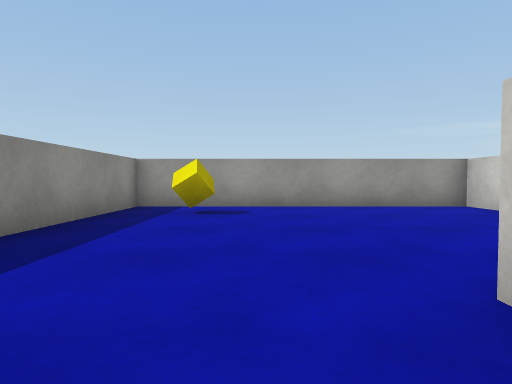
View 1 (above)

17 first-person views from a walk through a Unity game level. The camera is 0.55 m above the floor, tilts 2° down and sees 75° across. The floor is counted in squares, 1 m on a side. Each view is taken from the middle of a square. On the plan, view 1 faces up. The plan holds only what a view shows up to about 9 squares ahead; the rest is blank. The place goes on beyond the plan. The player character is not drawn. Surface patterns are stand-ins for the level's own textures.

View 2
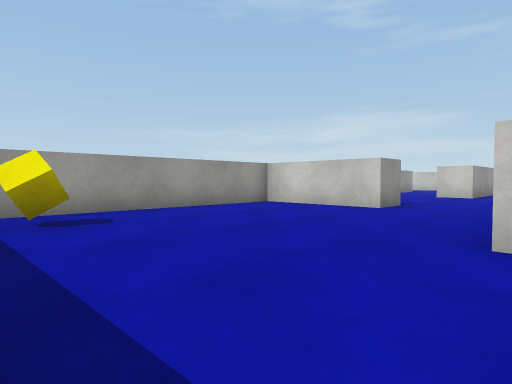

View 3
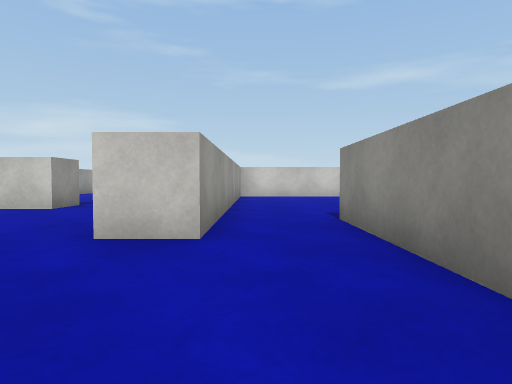

View 4
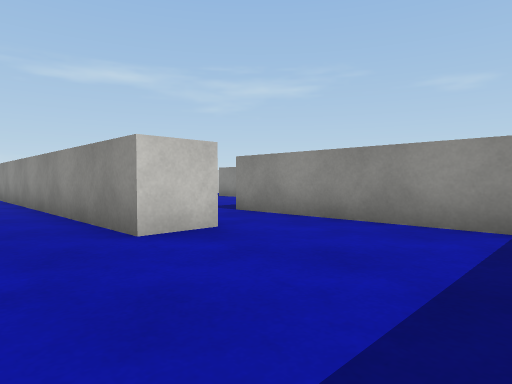

View 5
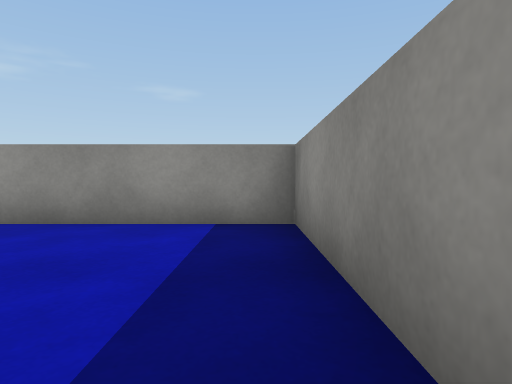

View 6
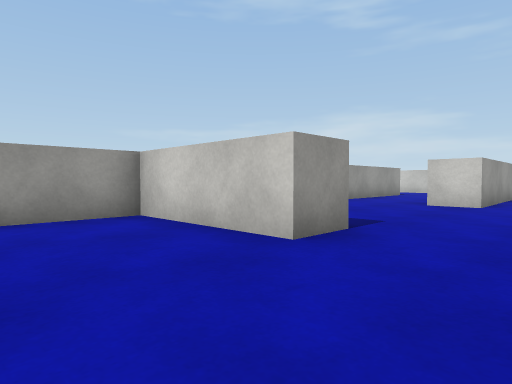

View 7
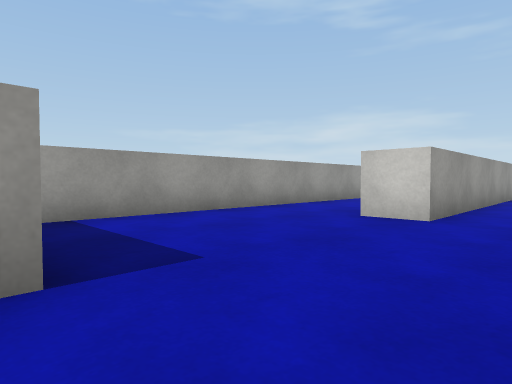

View 8
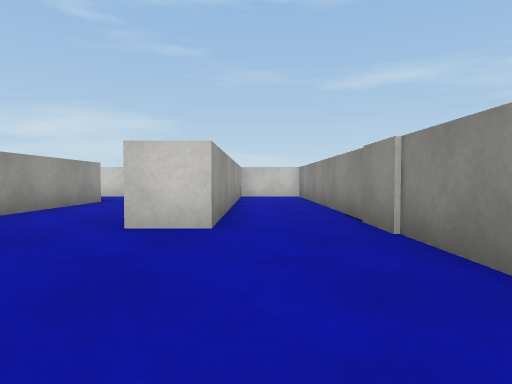

View 9
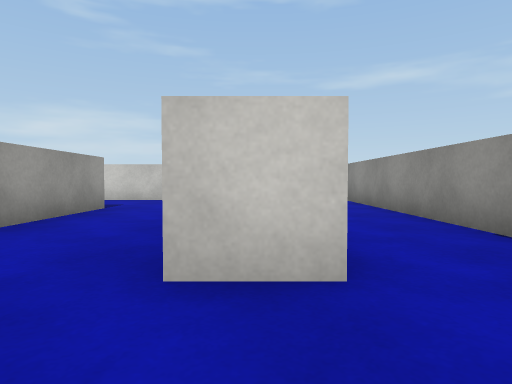

View 10
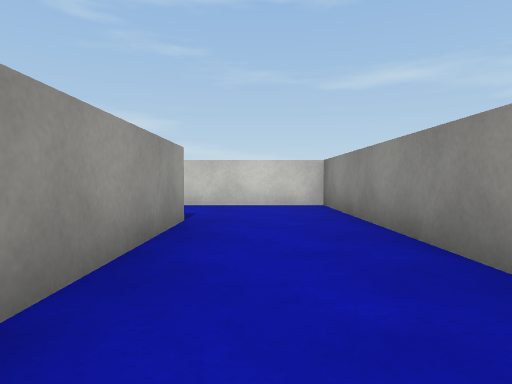

View 11
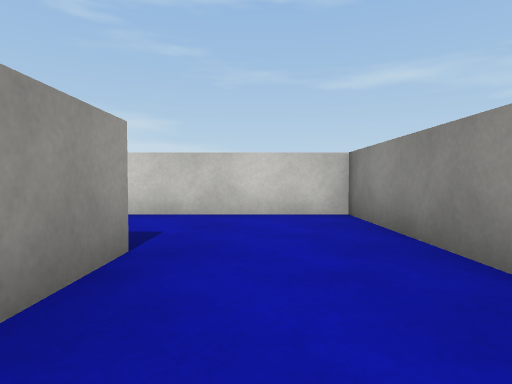

View 12
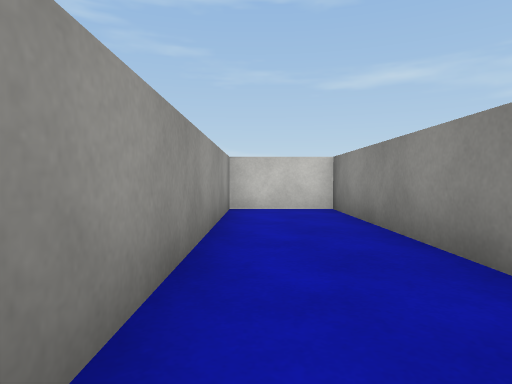

View 13
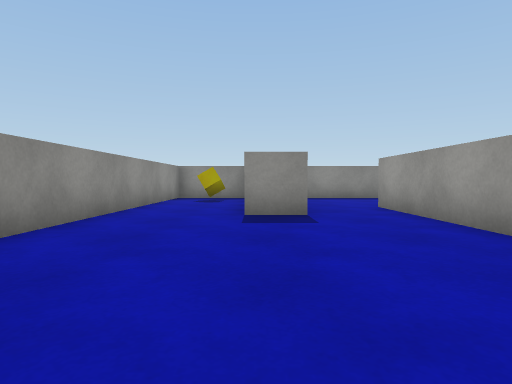

View 14
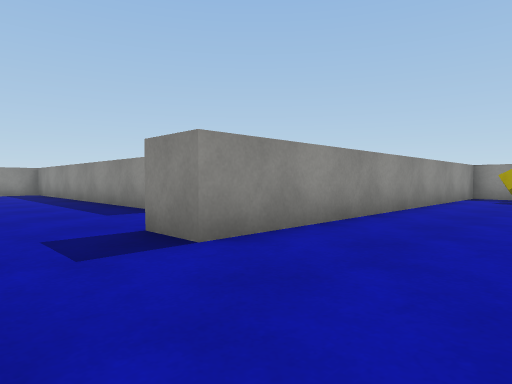

View 15
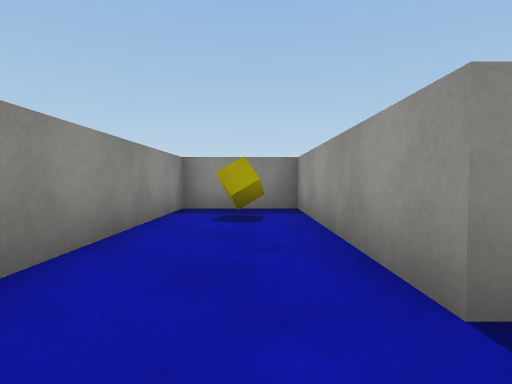

View 16
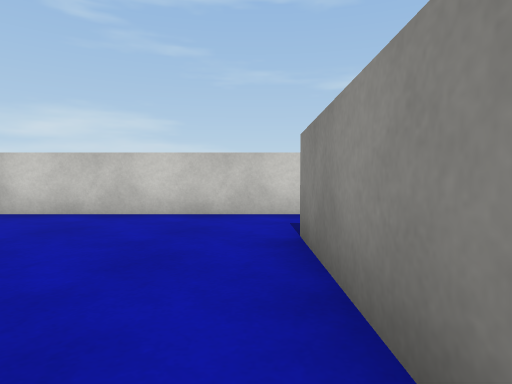

View 17
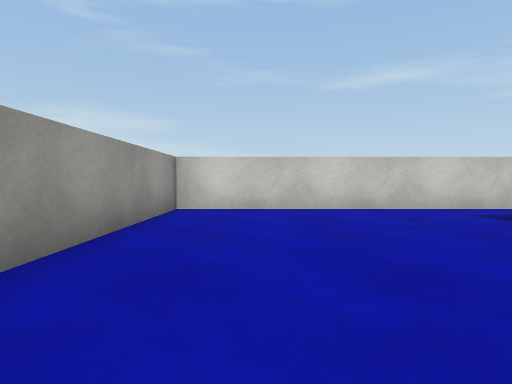

### Floor plan
Points are (right, up) in squares from view 1. A wall is a line through its corners. A room is listed if a view was taken in it or the views show most of it. See-through windows are left out.
Room 1 (views 1, 2, 3, 4, 5, 6)
walls: (2.6, 0.5) (1.1, 0.5) (1.1, 1.5) (4.6, 1.5); (4.4, 3.9) (4.4, 7) (-2.5, 7) (-2.5, -1.2) (2.7, -1.2)
ways out: opening at (5, 2.5) to room 2; opening at (2, 0) to room 3
objects: yellow cube (-1, 6)
Room 2 (views 7, 8, 9, 10, 11, 12)
walls: (11.9, 4.5) (17.4, 4.5) (17.4, 7.5); (14.6, 7) (6, 7); (5.5, 3.9) (4.4, 3.9); (4.6, 1.5) (17.4, 1.5) (17.4, 3.5) (9.8, 3.5) (9.8, 4.6)
ways out: opening at (5, 2.5) to room 1
Room 3 (views 13, 14, 15, 16, 17)
walls: (2.7, -1.2) (2.7, -2.2) (-2.5, -2.2) (-2.5, -4.4) (7.3, -4.4) (7.3, -5.5); (9.4, -6) (9.4, 0.5) (2.6, 0.5)
ways out: opening at (2, 0) to room 1; opening at (8.5, -5)
objects: yellow cube (-1, -3)

Where each view was taken, in squares from view 1:
view 1: 0 up, 0 right, facing up
view 2: 1 up, 2 left, facing up-right
view 3: 0 up, 2 left, facing right
view 4: 3 up, 2 left, facing down-right
view 5: 3 up, 2 left, facing down
view 6: 2 up, 2 right, facing up-right
view 7: 2 up, 5 right, facing up-right
view 8: 3 up, 6 right, facing right
view 9: 4 up, 8 right, facing right
view 10: 6 up, 10 right, facing right
view 11: 6 up, 12 right, facing right
view 12: 3 up, 11 right, facing right
view 13: 2 down, 8 right, facing left
view 14: 2 down, 9 right, facing down-left
view 15: 3 down, 4 right, facing left
view 16: 4 down, 4 right, facing right
view 17: 1 down, 3 right, facing right
